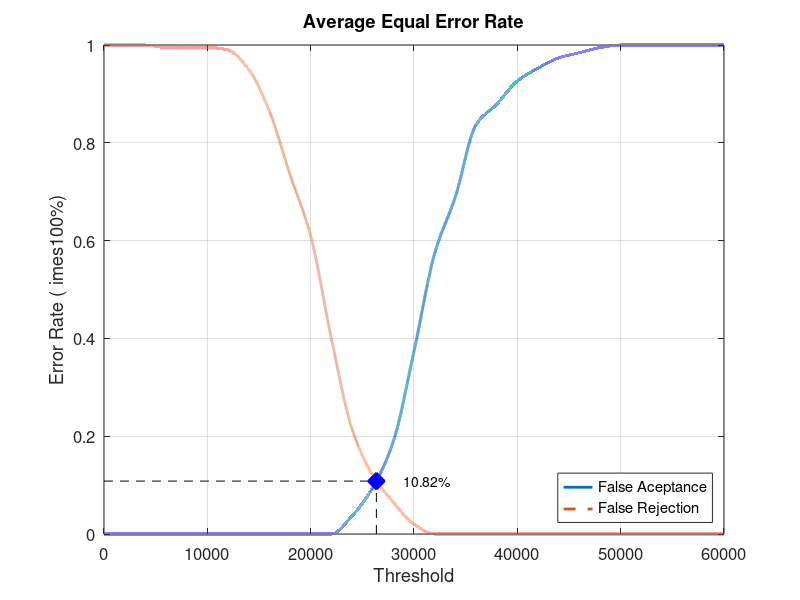
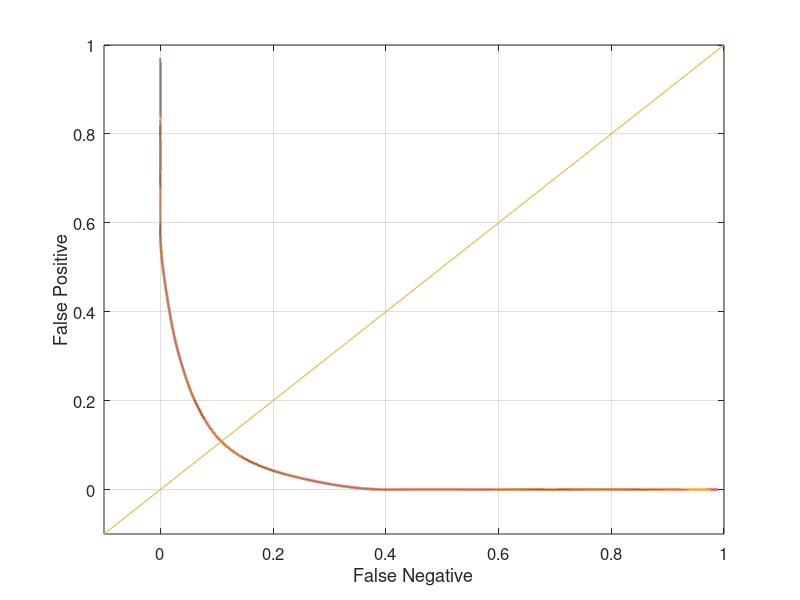

Write MATLAB code to recreate these figures, in order.
close all;
clear;
clc;
x = 0:2000:60000;
xq = 0:0.5:60000;

y0 = [0 0 0 0 0 0 0 0 0 0 0 0 0.0368421 0.0947368 0.189474 0.373684 0.573684 0.689474 0.836842 0.878947 0.926316 0.952632 0.973684 0.984211 0.994737 1 1 1 1 1 1]
yy0 = interp1(x, y0, xq, 'pchip');
y1 = [1 1 1 0.995 0.995 0.995 0.99 0.95 0.865 0.735 0.61 0.4 0.215 0.12 0.065 0.02 0 0 0 0 0 0 0 0 0 0 0 0 0 0 0]
yy1 = interp1(x, y1, xq, 'pchip');

% Calculating EER: 
y2 = abs(y0 - y1);
find(y2 == min(y2))
yy2 = abs(yy0 - yy1);
xEER = find(yy2 == min(yy2));
xEERIndex = xq(xEER) % X-axis EER
yEER = yy0(xEER) % Y-axis EER

main = figure
plot(xq, yy0,'-','LineWidth', 2);	hold on
plot(xq, yy1,'--','LineWidth', 2);	hold on
plot([xEERIndex xEERIndex], [0 yEER], 'k--');	hold on
plot([0 xEERIndex], [yEER yEER], 'k--');	hold on
plot(xEERIndex, yEER, 'bx', 'LineWidth', 10);	hold on
text(xEERIndex + 10 * xEERIndex / 100, yEER, [num2str(round((10000 * yEER)) / 100) '%'])
legend('False Aceptance', 'False Rejection', 'Location', 'SouthEast')
xlabel('Threshold')
ylabel('Error Rate (	imes100%)')
title('Average Equal Error Rate')
set(gca, 'FontSize', 12)
axis([0 60000 0 1])
grid on

print(main, 'Database2_2Main', '-dpng');
FNRxFPR = figure('Color', [1 1 1]);
plot(yy1, yy0, '-', yy1, yy0, 'LineWidth', 2);
hold on
y = -0.1:0.1:1
plot(y, y); 
set(gca, 'FontSize', 12)
xlabel('False Negative')
ylabel('False Positive')
axis([-0.1 1 -0.1 1])
set(gca, 'FontSize', 12)
grid on

print(FNRxFPR, 'Database2_2FNRxFPR','-dpng');
